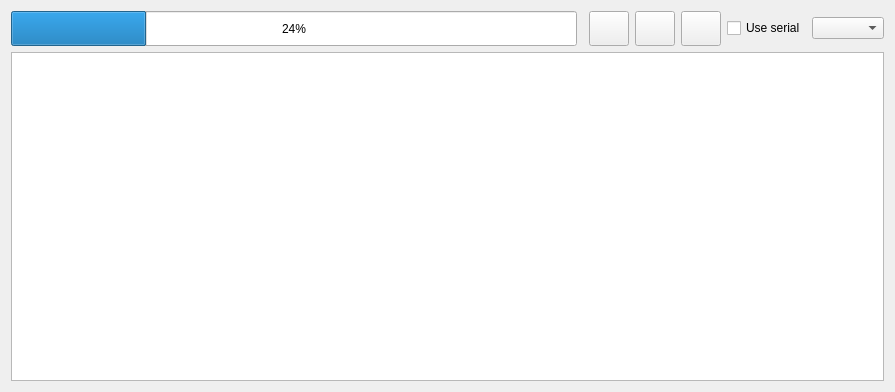
<?xml version="1.0" encoding="UTF-8"?>
<ui version="4.0">
 <class>MainWindow</class>
 <widget class="QMainWindow" name="MainWindow">
  <property name="geometry">
   <rect>
    <x>0</x>
    <y>0</y>
    <width>895</width>
    <height>392</height>
   </rect>
  </property>
  <property name="windowTitle">
   <string>UWB - Coordinate reader</string>
  </property>
  <widget class="QWidget" name="centralWidget">
   <layout class="QGridLayout" name="gridLayout">
    <item row="0" column="3">
     <widget class="QPushButton" name="timeStepIntervalButton">
      <property name="minimumSize">
       <size>
        <width>35</width>
        <height>35</height>
       </size>
      </property>
      <property name="text">
       <string/>
      </property>
     </widget>
    </item>
    <item row="0" column="0">
     <widget class="QProgressBar" name="progress">
      <property name="minimumSize">
       <size>
        <width>0</width>
        <height>35</height>
       </size>
      </property>
      <property name="value">
       <number>24</number>
      </property>
     </widget>
    </item>
    <item row="0" column="4">
     <widget class="QPushButton" name="startButton">
      <property name="minimumSize">
       <size>
        <width>35</width>
        <height>35</height>
       </size>
      </property>
      <property name="text">
       <string/>
      </property>
     </widget>
    </item>
    <item row="1" column="0" colspan="7">
     <widget class="QTextEdit" name="logger"/>
    </item>
    <item row="0" column="2">
     <widget class="QPushButton" name="newFilesButton">
      <property name="minimumSize">
       <size>
        <width>35</width>
        <height>35</height>
       </size>
      </property>
      <property name="text">
       <string/>
      </property>
     </widget>
    </item>
    <item row="0" column="6">
     <widget class="QComboBox" name="serialComboBox"/>
    </item>
    <item row="0" column="5">
     <widget class="QCheckBox" name="serialCheckBox">
      <property name="text">
       <string>Use serial</string>
      </property>
     </widget>
    </item>
   </layout>
  </widget>
 </widget>
 <layoutdefault spacing="6" margin="11"/>
 <resources/>
 <connections/>
</ui>
